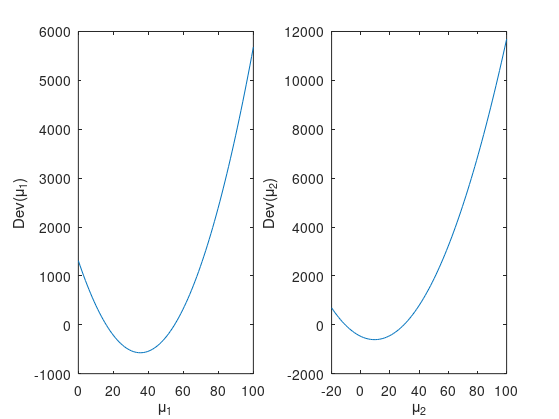
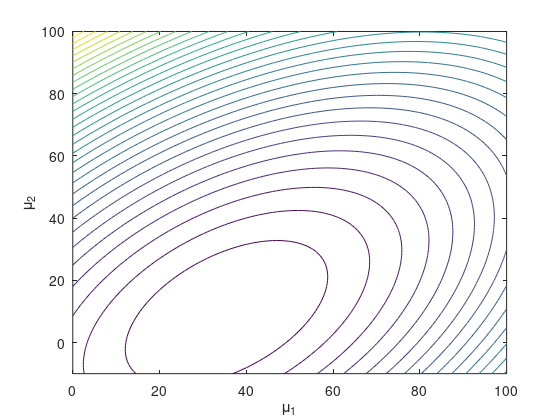
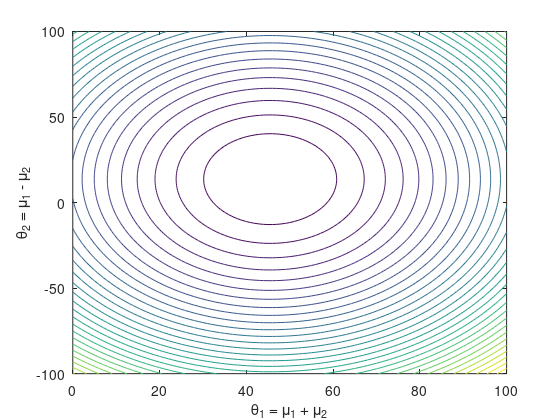

The MATLAB source for these figures, in order:
%% Set up 

x1 = 15.6; % data
x2 = 29.3;
x3 = 45.8;
mu_1_mle = 15.9; % mle 
mu_2_mle = 29.6;

%% Functions to compute partial Dev(mu_1)

% partial dev function for mu_1
mu_2_given_mu_1 = @(mu_1) -1/2*(x2 -  mu_1 + x3)
l_profile_m_1 = @(mu_1) -(x1 - mu_1).^2 - (x2 - mu_2_given_mu_1(mu_1)).^2 ...
                        - (x3 - (mu_1 - mu_2_given_mu_1(mu_1))).^2          
profile_dev_mu_1 = @(mu_1) -1*(l_profile_m_1(mu_1) - l_profile_m_1(mu_1_mle) ); 



%% Functions to partial Dev(mu_2)

% partial dev function for mu_1
mu_1_given_mu_2 = @(mu_2) -1/2*(x2 -  mu_2 + x3)
l_profile_m_2 = @(mu_2) -(x1 - mu_1_given_mu_2(mu_2)).^2 - (x2 - mu_2).^2 ...
                        - (x3 - (mu_1_given_mu_2(mu_2) - mu_2)).^2
profile_dev_mu_2 = @(mu_2) -1*(l_profile_m_2(mu_2) - l_profile_m_2(mu_2_mle) ); 


%% Plot   Dev(mu_1)  and Dev(mu_2)

mu_1 =  linspace(0,100,100);
mu_2 =  linspace(-20,100,100);

h = figure;
subplot(121)
plot(mu_1, profile_dev_mu_1(mu_1))
xlabel('\mu_1')
ylabel('Dev(\mu_1)')
subplot(122)
plot(mu_2, profile_dev_mu_2(mu_2))
xlabel('\mu_2')
ylabel('Dev(\mu_2)')
set(h,'Units','Inches');
pos = get(h,'Position');
set(h,'PaperPositionMode','Auto','PaperUnits','Inches','PaperSize',[pos(3)+0.2, pos(4)+0.3])
print(h,'profile_dev_mu_1_dev_mu_2','-dpdf','-r0')


%% Plot Dev(theta) = Dev(mu_1, mu_2)

[mu_1,mu_2] = meshgrid(0:1:100, -10:1:100);

% dev function for theta = (mu_1, mu_2)
Z = -1*( -(x1 - mu_1).^2  -(x2 - mu_2).^2 -(x3 - (mu_1 - mu_2)).^2 ... 
    -1* (-(x1 - mu_1_mle).^2  -(x2 - mu_2_mle).^2 -(x3 - (mu_1_mle - mu_2_mle)).^2)); 

h = figure;
contour(mu_1,mu_2,Z,30)
xlabel('\mu_1')
ylabel('\mu_2')
zlabel('Dev(\theta)')
set(h,'Units','Inches');
pos = get(h,'Position');
set(h,'PaperPositionMode','Auto','PaperUnits','Inches','PaperSize',[pos(3)+0.2, pos(4)+0.3])
print(h,'dev_param_mu_1_mu_2','-dpdf','-r0')

%% Plot Dev(theta) = Dev(mu_1+mu_2, mu_1 - mu_2)

theta_1_mle = mu_1_mle + mu_2_mle;
theta_2_mle = mu_1_mle - mu_2_mle;

[theta_1,theta_2] = meshgrid(0:1:100, -100:1:100);

% dev function for theta = (theta_1 = mu_1+mu_2, theta_2 = mu_1 - mu_2)
Z = -1*( -(x1 - 0.5*(theta_1 - theta_2)).^2 -(x2 - 0.5*(theta_1 + theta_2)).^2 ... 
        -(x3 - theta_1).^2 -1*( -(x1 - 0.5*(theta_1_mle - theta_2_mle)).^2 ... 
        -(x2 - 0.5*(theta_1_mle + theta_2_mle)).^2 -(x3 - theta_1_mle).^2 ) ); 

h = figure
contour(theta_1,theta_2,Z,30)
xlabel('\theta_1 = \mu_1 + \mu_2')
ylabel('\theta_2 = \mu_1 - \mu_2')
zlabel('Dev(\theta)')
set(h,'Units','Inches');
pos = get(h,'Position');
set(h,'PaperPositionMode','Auto','PaperUnits','Inches','PaperSize',[pos(3)+0.2, pos(4)+0.3])
print(h,'dev_param_theta_1_theta_2','-dpdf','-r0')

